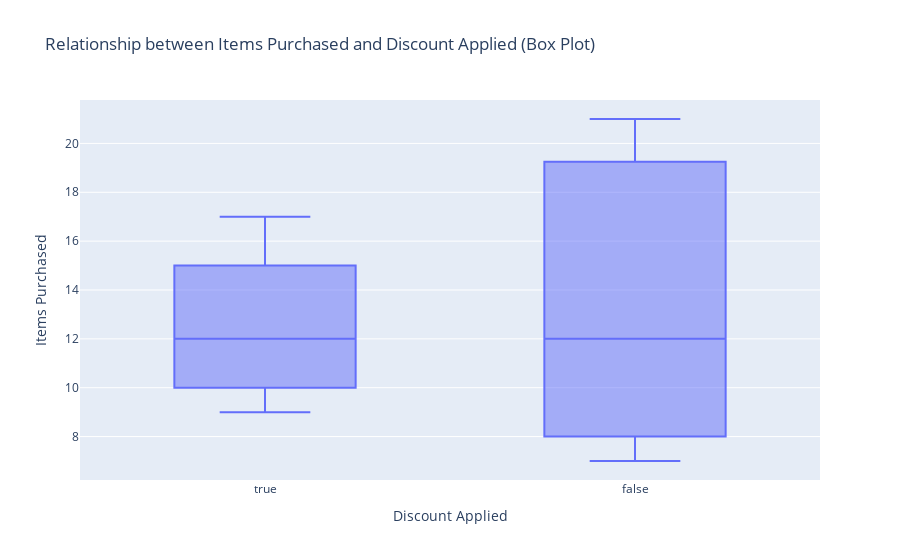

Write notebook code for a chart like this one.
### Code cell
fig = px.box(data_frame=data, x='Discount Applied', y='Items Purchased', 
             title='Relationship between Items Purchased and Discount Applied (Box Plot)',
             labels={'Discount Applied': 'Discount Applied', 'Items Purchased': 'Items Purchased'})

# Show the plot
fig.show()

### Figure 1 — Plotly figure (JSON) as saved in the notebook; plotly's stock layout.template omitted (floating-point values rounded to 4 significant figures; data arrays with more than 128 entries replaced by an {"elided": "..."} marker saying what was removed)
{"data": [{"alignmentgroup": "True", "hovertemplate": "Discount Applied=%{x}<br>Items Purchased=%{y}<extra></extra>", "legendgroup": "", "marker": {"color": "#636efa"}, "name": "", "notched": false, "offsetgroup": "", "orientation": "v", "showlegend": false, "type": "box", "x": {"elided": "348 bool values"}, "x0": " ", "xaxis": "x", "y": {"elided": "348 int values"}, "y0": " ", "yaxis": "y"}], "layout": {"autosize": true, "boxmode": "group", "legend": {"tracegroupgap": 0}, "title": {"text": "Relationship between Items Purchased and Discount Applied (Box Plot)"}, "xaxis": {"anchor": "y", "autorange": true, "domain": [0, 1], "range": [-0.5, 1.5], "title": {"text": "Discount Applied"}, "type": "category"}, "yaxis": {"anchor": "x", "autorange": true, "domain": [0, 1], "range": [6.222, 21.78], "title": {"text": "Items Purchased"}, "type": "linear"}}}
